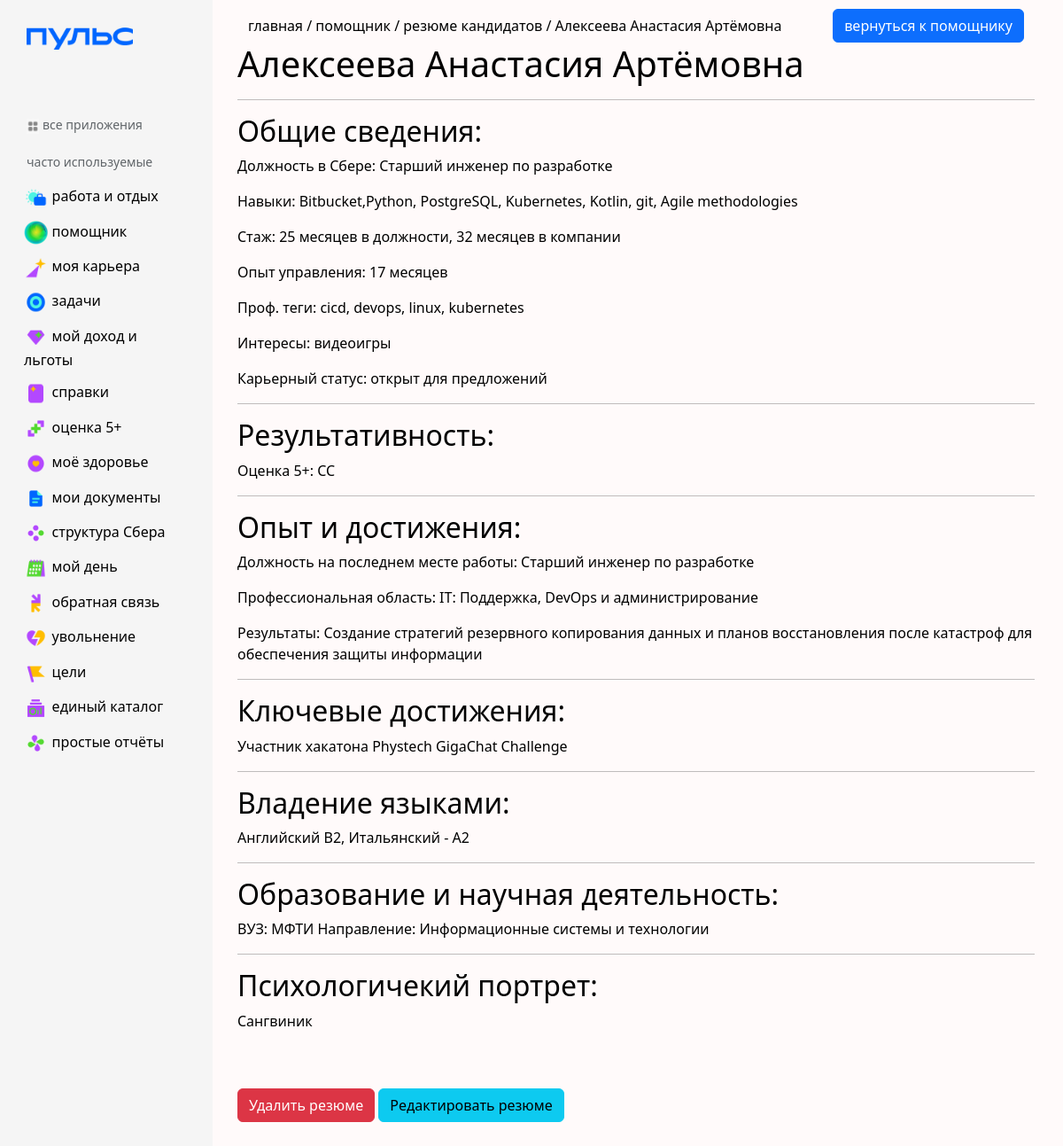
The app's page /resumes/15 with its own data.
### resumes/models.py (models this page shows, shortened)
class UserResume2(models.Model):
    sex = models.PositiveIntegerField('Пол')
    fio = models.CharField('ФИО', max_length=250)
    work_exprience = models.PositiveIntegerField('Стаж на последнем месте работы')
    responsibilities = models.TextField('Обязанности на последнем месте работы')
    prof_area = models.CharField('Проф. Область на последнем месте работы', max_length=250)
    position = models.CharField('Должность на последнем месте работы', max_length=250)
    achievements = models.TextField('Достижения на последнем месте работы')
    total_work_exprience = models.PositiveIntegerField('Общий стаж')
    prof_tags = models.CharField('Проф теги', max_length=250)
    skills = models.CharField('Навыки', max_length=250)
    hobbies = models.CharField('Интересы', max_length=250)
    key_achievements = models.TextField('Ключевые достижения')
    career_status = models.PositiveIntegerField('Карьерный статус')
    managment_experience = models.PositiveIntegerField('Опыт управления')
    score = models.CharField('Оценка 5+', max_length=2)
    language_skills = models.CharField('Владение языками', max_length=250)
    degree = models.TextField('Образование')
    psychotype = models.CharField('Психологический тип', max_length=250)
    motivations = models.CharField('Мотивация', max_length=250)
    created_at = models.DateField(auto_now_add=True)
    class Meta:
        verbose_name = 'Резюме кандидата (версия 2)'
        verbose_name_plural = 'Резюме кандидатов (версия 2)'

### resumes/views.py (the view)
# urls.py: path('<int:pk>', views.ResumesDetailView.as_view(), name = 'resumes_detail'), # pk - primery key
class ResumesDetailView(DetailView): # главное указать, что он все наследует от класса DetailView
    model = UserResume2
    template_name = 'resumes/details_view.html'
    context_object_name = 'resume' # название ключа, по которому передается объект внутрь шаблона

### resumes/templates/resumes/details_view.html (shortened to what this page needs)
{% extends 'main/layout.html' %}
{% block content %}
    <div class="features">
        <div class="container">
          <div>главная / помощник / резюме кандидатов / {{ resume.fio }} </div>
          <div><a href="/chatbot" class="btn btn-primary">вернуться к помощнику</a></div>
        </div>
        <h1>{{ resume.fio }}</h1>
        <hr>
        <h2>Общие сведения:</h2>
        <p>Должность в Сбере: {{ resume.position }}</p>
        <p>Навыки: {{ resume.skills }}</p>
        <p>Стаж: {{resume.work_exprience}} месяцев в должности, {{resume.total_work_exprience}} месяцев в компании</p>
        {% if resume.managment_experience > 0 %}<p>Опыт управления: {{resume.managment_experience}} месяцев </p> {% endif %}
        <p>Проф. теги: {{resume.prof_tags}}</p>
        <p>Интересы: {{resume.hobbies}}</p>
        <p>Карьерный статус: открыт для предложений</p>
        <hr>
        <h2>Результативность:</h2>
        <p>Оценка 5+: {% if resume.score == '44' %} BB {% elif resume.score == '43' %} BC
                      {% elif resume.score == '34' %} CB {% elif resume.score == '33' %} CC {% endif %}  </p>
        <hr>
        <h2>Опыт и достижения:</h2>
        <p>Должность на последнем месте работы: {{resume.position}}</p>
        <p>Профессиональная область: {{resume.prof_area}}</p>
        <p>Результаты: {{resume.achievements}}</p>
        {% if resume.key_achievements != '-' %}
        <hr>
        <h2>Ключевые достижения:</h2>
        <p> {{resume.key_achievements}}</p>
        {% endif %}
        <hr>
        <h2>Владение языками:</h2>
        <p>{% if resume.language_skills != '-' %}{{resume.language_skills}}{% endif %}</p>
        <hr>
        <h2>Образование и научная деятельность:</h2>
        <p>{% if resume.degree != '-' %}{{resume.degree}}{% endif %}</p>
        {% if resume.psychotype != '-' %}
        <hr>
        <h2>Психологичекий портрет:</h2>
        <p> {{resume.psychotype}}</p>
        {% endif %}
        <br><br>
        <a href="{% url 'resumes_delete' resume.id %}" class="btn btn-danger">Удалить резюме</a>
        <a href="{% url 'resumes_update' resume.id %}" class="btn btn-info">Редактировать резюме</a>
    </div>
{% endblock %}

### main/static/main/css/main.css (style rules this page uses)
body { background: #FFFAFA; }
main .features { float: left; color: #000000; margin-top: 10px; margin-left: 28px; text-align: left; width: 75%; }

### resumes/templates/resumes/details_view.html (style rules this page uses)
.container { display: flex; justify-content: space-between; align-items: center; white-space: nowrap; }

### records on screen
UserResume2: fio "Алексеева Анастасия Артёмовна", position "Старший инженер по разработке", skills "Bitbucket,Python, PostgreSQL, Kubernetes, Kotlin, git, Agile methodologies", work_exprience "25", total_work_exprience "32", managment_experience "17", prof_tags "cicd, devops, linux, kubernetes", hobbies "видеоигры", prof_area "IT: Поддержка, DevOps и администрирование", achievements "Создание стратегий резервного копирования данных и планов восстановления после катастроф для обеспечения защиты информации", key_achievements "Участник хакатона Phystech GigaChat Challenge", language_skills "Английский В2, Итальянский - А2", degree "ВУЗ: МФТИ Направление: Информационные системы и технологии", psychotype "Сангвиник"
